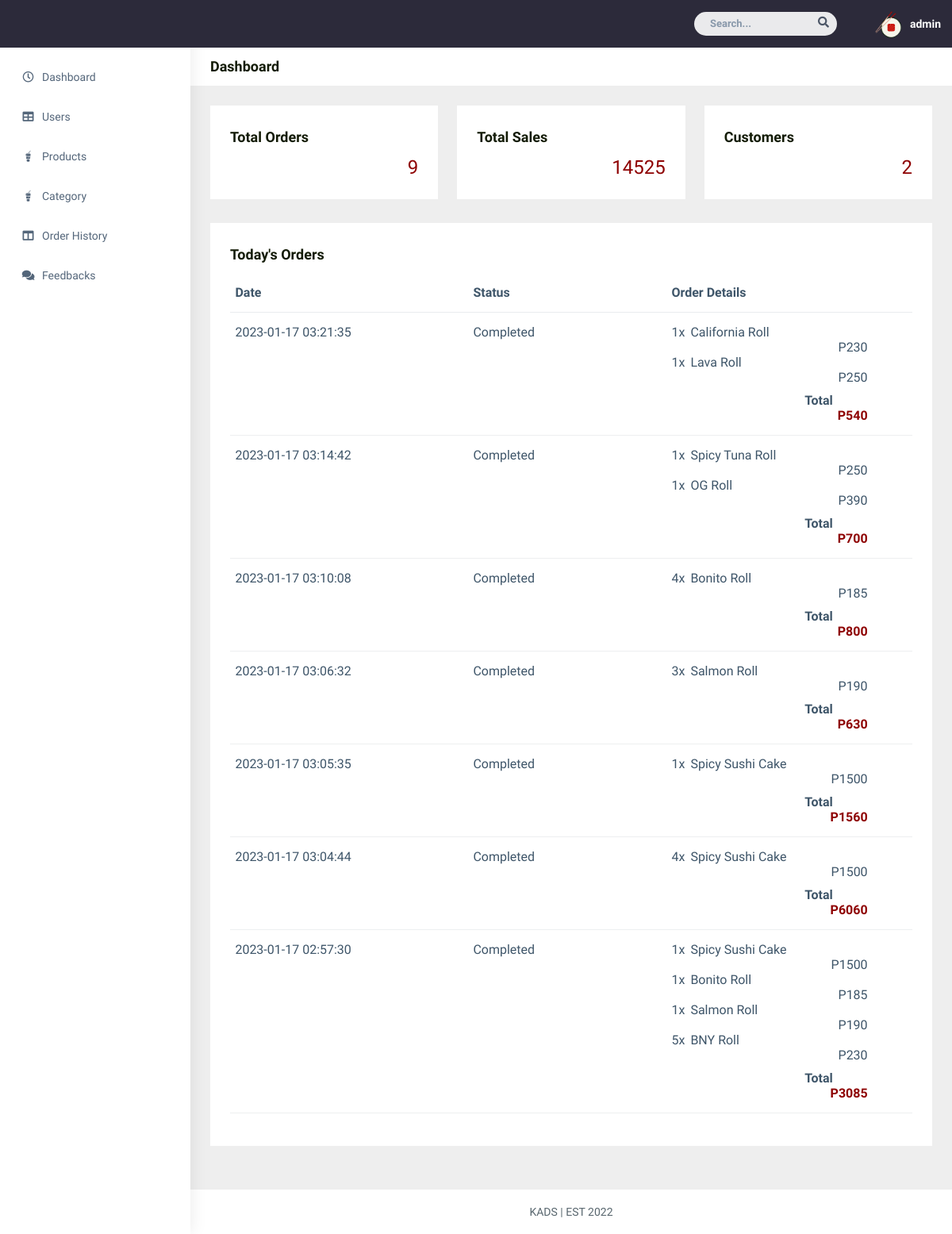
/admin/dashboard.php (signed in), run on the app's committed database.
### tables this page shows
CREATE TABLE `user_orders` (
  `id` int(11) NOT NULL,
  `order_number` int(11) NOT NULL,
  `product_id` int(255) NOT NULL,
  `quantity` int(11) NOT NULL,
  `date` datetime DEFAULT NULL,
  `status` int(11) DEFAULT NULL,
  `user_id` int(11) DEFAULT NULL
);

CREATE TABLE `products` (
  `p_id` int(11) NOT NULL,
  `image` varchar(400) DEFAULT NULL,
  `productName` varchar(255) DEFAULT NULL,
  `price` int(11) NOT NULL,
  `category` int(11) DEFAULT NULL
);

### admin/dashboard.php (the view, shortened to what this page needs)
<?php
require "../conn.php";
    $username = $_SESSION['username'];
    $total = 0;
    $orderSQL = "SELECT * FROM user_orders INNER JOIN products ON user_orders.product_id = products.p_id ";
    $resultOrder = mysqli_query($conn, $orderSQL);
    while ($row = mysqli_fetch_assoc($resultOrder)) {
        $total += $row['price'] * $row['quantity'];
    }
    $fetchOrderNum = "SELECT COUNT(DISTINCT date) as total_orders FROM user_orders";
    $result = mysqli_query($conn, $fetchOrderNum);
    $ordercount = mysqli_fetch_assoc($result)['total_orders'];
    $userSQL = "SELECT * FROM info_accts WHERE role = 2";
    $resultUser = mysqli_query($conn, $userSQL);
    $usercount = mysqli_num_rows($resultUser);
?>
<!DOCTYPE html>
<html dir="ltr" lang="en">
<head>
    <link href="../css/style.min.css" rel="stylesheet">
    <link href="../css/pagestyles.css" rel="stylesheet">
</head>
<body>
    <div id="main-wrapper" data-layout="vertical" data-navbarbg="skin5" data-sidebartype="full"
        data-sidebar-position="absolute" data-header-position="absolute" data-boxed-layout="full">
        <header class="topbar" data-navbarbg="skin5">
            <nav class="navbar top-navbar navbar-expand-md navbar-dark">
                <div class="navbar-collapse collapse" id="navbarSupportedContent" data-navbarbg="skin5">
                    <ul class="navbar-nav ms-auto d-flex align-items-center">
                        <li class=" in">
                            <form role="search" class="app-search d-none d-md-block me-3">
                                <input type="text" placeholder="Search..." class="form-control mt-0">
                                <a href="" class="active">
                                    <i class="fa fa-search"></i>
                                </a>
                            </form>
                        </li>
                        <li>
                            <a class="profile-pic" href="#">
                            <div class="dropdown">
                            <img src="../img/logo.png" alt="user-img" width="36"
                                class="img-circle"><span class="text-white font-medium"><?php echo $username ?></span></a>
                            </div>
                </div>
        <aside class="left-sidebar" data-sidebarbg="skin6">
            <div class="scroll-sidebar">
                <nav class="sidebar-nav">
                    <ul id="sidebarnav">
                        <li class="sidebar-item pt-2">
                            <a class="sidebar-link waves-effect waves-dark sidebar-link" href="dashboard.php"
                                aria-expanded="false">
                                <i class="far fa-clock" aria-hidden="true"></i>
                                <span class="hide-menu">Dashboard</span>
                            </a>
                        </li>
                        <li class="sidebar-item">
                            <a class="sidebar-link waves-effect waves-dark sidebar-link" href="users.php"
                                aria-expanded="false">
                                <i class="fa fa-table" aria-hidden="true"></i>
                                <span class="hide-menu">Users</span>
                            </a>
                        </li>
                        <li class="sidebar-item">
                            <a class="sidebar-link waves-effect waves-dark sidebar-link" href="products.php"
                                aria-expanded="false">
                                <i class="fab fa-gulp" aria-hidden="true"></i>
                                <span class="hide-menu">Products</span>
                            </a>
                        </li>
                        <li class="sidebar-item">
                            <a class="sidebar-link waves-effect waves-dark sidebar-link" href="category.php"
                                aria-expanded="false">
                                <i class="fab fa-gulp" aria-hidden="true"></i>
                                <span class="hide-menu">Category</span>
                            </a>
                        </li>
                        <li class="sidebar-item">
                            <a class="sidebar-link waves-effect waves-dark sidebar-link" href="order-history.php"
                                aria-expanded="false">
                                <i class="fa fa-columns" aria-hidden="true"></i>
                                <span class="hide-menu">Order History</span>
                            </a>
                        </li>
                        <li class="sidebar-item">
                            <a class="sidebar-link waves-effect waves-dark sidebar-link" href="feedbacks.php"
                                aria-expanded="false">
                                <i class="fa fa-comments" aria-hidden="true"></i>
                                <span class="hide-menu">Feedbacks</span>
                            </a>
                        </li>
                    </ul>
                </nav>
            </div>
        </aside>
        <div class="page-wrapper">
            <div class="page-breadcrumb bg-white">
                <div class="row align-items-center">
                    <div class="col-lg-3 col-md-4 col-sm-4 col-xs-12">
                        <h4 class="page-title">Dashboard</h4>
                    </div>
                </div>
            </div>
            <div class="container-fluid">
                <div class="row justify-content-center">
                    <div class="col-lg-4 col-md-12">
                        <div class="white-box analytics-info">
                            <h3 class="box-title">Total Orders</h3>
                            <ul class="list-inline two-part d-flex align-items-center mb-0">
                                <li>
                                    <div id="sparklinedash"><canvas width="67" height="30"
                                            style="display: inline-block; width: 67px; height: 30px; vertical-align: top;"></canvas>
                                    </div>
                                </li>
                                <li class="ms-auto"><span class="counter text-success"> <b style="color:#8e0001;"><?php echo $ordercount; ?></b> </span></li>
                            </ul>
                        </div>
                    </div>
                    <div class="col-lg-4 col-md-12">
                        <div class="white-box analytics-info">
                            <h3 class="box-title">Total Sales</h3>
                            <ul class="list-inline two-part d-flex align-items-center mb-0">
                                <li>
                                    <div id="sparklinedash2"><canvas width="67" height="30"
                                            style="display: inline-block; width: 67px; height: 30px; vertical-align: top;"></canvas>
                                    </div>
                                </li>
                                <li class="ms-auto"><span class="counter text-purple"><b style="color:#8e0001;"><?php echo $total; ?></b></span></li>
                            </ul>
                        </div>
                    </div>
                    <div class="col-lg-4 col-md-12">
                        <div class="white-box analytics-info">
                            <h3 class="box-title">Customers</h3>
                            <ul class="list-inline two-part d-flex align-items-center mb-0">
                                <li>
                                    <div id="sparklinedash3">
                                        <canvas width="67" height="30"
                                            style="display: inline-block; width: 67px; height: 30px; vertical-align: top;">
                                        </canvas>
                                    </div>
                                </li>
                                <li class="ms-auto"><span class="counter text-info"><b><?php echo $usercount; ?></b></span>
                                </li>
                            </ul>
                        </div>
                    </div>
                </div>
                <div class="row">
                    <div class="col-md-12 col-lg-12 col-sm-12">
                        <div class="white-box">
                            <h3 class="box-title">Today's Orders</h3>
                            <div class="table-responsive">
                                <table class="table no-wrap">
                                    <thead>
                                        <tr>
                                            <th class="border-top-0" style="width:300px">Date</th>
                                            <th class="border-top-0" style="width:250px">Status</th>
                                            <th class="border-top-0" >Order Details</th>
                                        </tr>
                                    </thead>
                                    <tbody>
                                        <?php
                                            $current_date = date('Y-m-d');
                                            $query="SELECT * FROM user_orders INNER JOIN products ON user_orders.product_id = products.p_id WHERE DATE(date) = '$current_date' ORDER BY date DESC" ;
                                            $result=mysqli_query($conn,$query);
                                            $order_by_date = array();
                                                while ($row = mysqli_fetch_assoc($result)) {
                                                    $date = date('Y-m-d H:i:s', strtotime($row['date']));
                                                    if (!isset($order_by_date[$date])) {
                                                        $order_by_date[$date] = array();
                                                        $order_by_date[$date]['total'] = 0;
                                                        $order_by_date[$date]['status'] = $row['status'];
                                                    }
                                                    $order_by_date[$date]['total'] += $row['price'] * $row['quantity'];
                                                    array_push($order_by_date[$date], $row);
                                                }
                                            foreach ($order_by_date as $date => $orders) {
                                        ?>
                                        <tr>
                                            <td><?php echo $date; ?></td>
                                            <td>
                                                <?php
                                                    if ($orders['status'] == 1) {
                                                        echo "<div class='order-progress p-processing'>Preparing</div>";
                                                    } elseif($orders['status'] == 2) {
                                                        echo "<div class='order-progress p-delivery'>Out for Delivery</div>";
                                                    } elseif($orders['status'] == 3){
                                                        echo "<div class='order-progress p-completed'>Completed</div>";
                                                    }
                                                ?>
                                            </td>
                                            <td>
                                                <div class="container order-group">
                                                    <?php
                                                        foreach ($orders as $row) {
                                                            if (is_array($row)) {
                                                    ?>
                                                        <div class="row">
                                                            <div class="col-1"><?php echo $row['quantity']?>x</div>
                                                            <div class="col-9"><?php echo $row['productName']?></div>
                                                            <div class="col order-price">P<?php echo $row['price']?></div>
                                                        </div>
                                                    <?php
                                                        }
                                                    }  ?>
                                                        <div class="row total-row">
                                                            <div class="col-1"></div>
                                                            <div class="col-9 total-text"><b>Total</b></div>
                                                            <div class="col order-total order-price"><b>P<?php echo $order_by_date[$date]['total']+60; ?></b></div>
                                                        </div>
                                                </div>
                                            </td>
                                        </tr>
                                        <?php } ?>
                                    </tbody>
                                </table>
                            </div>
                         </div>
                    </div>
                </div>
            </div>
            <footer class="footer text-center">
            KADS | EST 2022
            </footer>
        </div>
</body>
</html>

### css/pagestyles.css (style rules this page uses)
body { font: 14px sans-serif; background-color: #e7e7e7; color: #141C07; }

### admin/dashboard.php (style rules this page uses)
* { font-family: "Readex Pro"; }
.dropdown { position: relative; display: inline-block; font-family: "Readex Pro"; }
.order-group { padding-left:0; padding-right: 50px; overflow-x: hidden; }
.total-row { padding-top:10px; }
.order-total { color:#8e0001; }
.order-price, .total-text { text-align: right; }

### data on the page
user_orders: quantity "1", product.productName "California Roll", product.price "230"
user_orders: quantity "1", product.productName "Lava Roll", product.price "250"
user_orders: quantity "1", product.productName "Spicy Tuna Roll", product.price "250"
user_orders: quantity "1", product.productName "OG Roll", product.price "390"
user_orders: quantity "4", product.productName "Bonito Roll", product.price "185"
user_orders: quantity "3", product.productName "Salmon Roll", product.price "190"
user_orders: quantity "1", product.productName "Spicy Sushi Cake", product.price "1500"
user_orders: quantity "4", product.productName "Spicy Sushi Cake", product.price "1500"
user_orders: date "2023-01-17 02:57:30", quantity "5", product.productName "BNY Roll", product.price "230", $order_by_date[$date]['total']+60 "3085"
user_orders: quantity "1", product.productName "Spicy Sushi Cake", product.price "1500"
user_orders: quantity "1", product.productName "Bonito Roll", product.price "185"
user_orders: quantity "1", product.productName "Salmon Roll", product.price "190"

### other printed values
$username "admin"
$ordercount "9"
$total "14525"
$usercount "2"
$date "2023-01-17 03:21:35"
$order_by_date[$date]['total']+60 "540"
$date "2023-01-17 03:14:42"
$order_by_date[$date]['total']+60 "700"
$date "2023-01-17 03:10:08"
$order_by_date[$date]['total']+60 "800"
$date "2023-01-17 03:06:32"
$order_by_date[$date]['total']+60 "630"
$date "2023-01-17 03:05:35"
$order_by_date[$date]['total']+60 "1560"
$date "2023-01-17 03:04:44"
